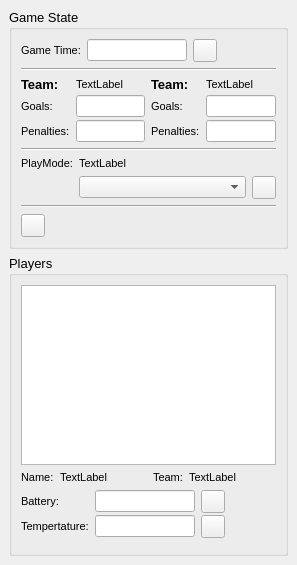
<?xml version="1.0" encoding="UTF-8"?>
<ui version="4.0">
 <class>SoccerControlFrame</class>
 <widget class="AttachableFrame" name="SoccerControlFrame">
  <property name="geometry">
   <rect>
    <x>0</x>
    <y>0</y>
    <width>297</width>
    <height>565</height>
   </rect>
  </property>
  <property name="windowTitle">
   <string>Frame</string>
  </property>
  <property name="whatsThis">
   <string>The soccer control frame can be used to monitor and control the state of a simspark soccer simulation.</string>
  </property>
  <layout class="QGridLayout" name="gridLayout_3">
   <property name="margin">
    <number>0</number>
   </property>
   <item row="0" column="0">
    <widget class="QWidget" name="widget_6" native="true">
     <layout class="QVBoxLayout" name="verticalLayout_5">
      <item>
       <widget class="QGroupBox" name="groupBox">
        <property name="font">
         <font>
          <pointsize>10</pointsize>
         </font>
        </property>
        <property name="title">
         <string>Game State</string>
        </property>
        <layout class="QVBoxLayout" name="verticalLayout">
         <item>
          <widget class="QWidget" name="widget_8" native="true">
           <property name="font">
            <font>
             <pointsize>8</pointsize>
            </font>
           </property>
           <layout class="QHBoxLayout" name="horizontalLayout_4">
            <property name="margin">
             <number>0</number>
            </property>
            <item>
             <widget class="QLabel" name="gameTimeHeaderLabel">
              <property name="font">
               <font>
                <pointsize>8</pointsize>
               </font>
              </property>
              <property name="text">
               <string>Game Time:</string>
              </property>
             </widget>
            </item>
            <item>
             <widget class="QLineEdit" name="gameTimeEdit">
              <property name="sizePolicy">
               <sizepolicy hsizetype="MinimumExpanding" vsizetype="Fixed">
                <horstretch>0</horstretch>
                <verstretch>0</verstretch>
               </sizepolicy>
              </property>
              <property name="minimumSize">
               <size>
                <width>100</width>
                <height>0</height>
               </size>
              </property>
              <property name="maximumSize">
               <size>
                <width>100</width>
                <height>16777215</height>
               </size>
              </property>
              <property name="toolTip">
               <string>Current game time.</string>
              </property>
             </widget>
            </item>
            <item>
             <widget class="QToolButton" name="gameTimeResetButton">
              <property name="toolTip">
               <string>Reset the game time.</string>
              </property>
              <property name="text">
               <string/>
              </property>
              <property name="icon">
               <iconset resource="../../imageresources.qrc">
                <normaloff>:/arrow_undo</normaloff>:/arrow_undo</iconset>
              </property>
             </widget>
            </item>
            <item>
             <spacer name="horizontalSpacer_2">
              <property name="orientation">
               <enum>Qt::Horizontal</enum>
              </property>
              <property name="sizeHint" stdset="0">
               <size>
                <width>59</width>
                <height>20</height>
               </size>
              </property>
             </spacer>
            </item>
           </layout>
          </widget>
         </item>
         <item>
          <widget class="Line" name="line_2">
           <property name="orientation">
            <enum>Qt::Horizontal</enum>
           </property>
          </widget>
         </item>
         <item>
          <widget class="QWidget" name="widget_3" native="true">
           <property name="font">
            <font>
             <pointsize>8</pointsize>
            </font>
           </property>
           <layout class="QHBoxLayout" name="horizontalLayout">
            <property name="margin">
             <number>0</number>
            </property>
            <item>
             <widget class="QWidget" name="widget" native="true">
              <property name="font">
               <font>
                <pointsize>8</pointsize>
               </font>
              </property>
              <layout class="QFormLayout" name="formLayout">
               <property name="verticalSpacing">
                <number>3</number>
               </property>
               <property name="margin">
                <number>0</number>
               </property>
               <item row="0" column="0">
                <widget class="QLabel" name="team1NameHeaderLabel">
                 <property name="font">
                  <font>
                   <pointsize>10</pointsize>
                   <weight>75</weight>
                   <bold>true</bold>
                  </font>
                 </property>
                 <property name="text">
                  <string>Team:</string>
                 </property>
                </widget>
               </item>
               <item row="0" column="1">
                <widget class="QLabel" name="team1NameLabel">
                 <property name="text">
                  <string>TextLabel</string>
                 </property>
                </widget>
               </item>
               <item row="1" column="0">
                <widget class="QLabel" name="team1GoalsHeaderLabel">
                 <property name="text">
                  <string>Goals:</string>
                 </property>
                </widget>
               </item>
               <item row="2" column="0">
                <widget class="QLabel" name="team1PenaltiesHeaderLabel">
                 <property name="text">
                  <string>Penalties:</string>
                 </property>
                </widget>
               </item>
               <item row="1" column="1">
                <widget class="QLineEdit" name="team1GoalsEdit">
                 <property name="toolTip">
                  <string>Golad of first team.</string>
                 </property>
                </widget>
               </item>
               <item row="2" column="1">
                <widget class="QLineEdit" name="team1PenaltiesEdit">
                 <property name="toolTip">
                  <string>Penalties of first team.</string>
                 </property>
                </widget>
               </item>
              </layout>
             </widget>
            </item>
            <item>
             <widget class="QWidget" name="widget_2" native="true">
              <layout class="QFormLayout" name="formLayout_2">
               <property name="verticalSpacing">
                <number>3</number>
               </property>
               <property name="margin">
                <number>0</number>
               </property>
               <item row="0" column="0">
                <widget class="QLabel" name="team2NameHeaderLabel">
                 <property name="font">
                  <font>
                   <pointsize>10</pointsize>
                   <weight>75</weight>
                   <bold>true</bold>
                  </font>
                 </property>
                 <property name="text">
                  <string>Team:</string>
                 </property>
                </widget>
               </item>
               <item row="0" column="1">
                <widget class="QLabel" name="team2NameLabel">
                 <property name="text">
                  <string>TextLabel</string>
                 </property>
                </widget>
               </item>
               <item row="1" column="0">
                <widget class="QLabel" name="team2GoalsHeaderLabel">
                 <property name="text">
                  <string>Goals:</string>
                 </property>
                </widget>
               </item>
               <item row="2" column="0">
                <widget class="QLabel" name="team2PenaltiesHeaderLabel">
                 <property name="text">
                  <string>Penalties:</string>
                 </property>
                </widget>
               </item>
               <item row="1" column="1">
                <widget class="QLineEdit" name="team2GoalsEdit">
                 <property name="toolTip">
                  <string>Goals of second team.</string>
                 </property>
                </widget>
               </item>
               <item row="2" column="1">
                <widget class="QLineEdit" name="team2PenaltiesEdit">
                 <property name="toolTip">
                  <string>Penalties of second team.</string>
                 </property>
                </widget>
               </item>
              </layout>
             </widget>
            </item>
           </layout>
          </widget>
         </item>
         <item>
          <widget class="Line" name="line">
           <property name="orientation">
            <enum>Qt::Horizontal</enum>
           </property>
          </widget>
         </item>
         <item>
          <widget class="QWidget" name="widget_4" native="true">
           <property name="font">
            <font>
             <pointsize>8</pointsize>
            </font>
           </property>
           <layout class="QGridLayout" name="gridLayout_4">
            <property name="margin">
             <number>0</number>
            </property>
            <item row="1" column="3">
             <widget class="QToolButton" name="playModeButton">
              <property name="toolTip">
               <string>Change the play mode.</string>
              </property>
              <property name="whatsThis">
               <string>Changes the current play mode to what is selected in the selection box.</string>
              </property>
              <property name="text">
               <string/>
              </property>
              <property name="icon">
               <iconset resource="../../imageresources.qrc">
                <normaloff>:/accept</normaloff>:/accept</iconset>
              </property>
             </widget>
            </item>
            <item row="1" column="2">
             <widget class="QComboBox" name="playModeComboBox">
              <property name="sizePolicy">
               <sizepolicy hsizetype="Expanding" vsizetype="Fixed">
                <horstretch>0</horstretch>
                <verstretch>0</verstretch>
               </sizepolicy>
              </property>
              <property name="toolTip">
               <string>Change the play mode.</string>
              </property>
              <property name="whatsThis">
               <string>Choose a play mode here and activate it with the button.</string>
              </property>
             </widget>
            </item>
            <item row="0" column="1">
             <widget class="QLabel" name="playModeHeaderLabel">
              <property name="sizePolicy">
               <sizepolicy hsizetype="Minimum" vsizetype="Preferred">
                <horstretch>0</horstretch>
                <verstretch>0</verstretch>
               </sizepolicy>
              </property>
              <property name="text">
               <string>PlayMode:</string>
              </property>
             </widget>
            </item>
            <item row="0" column="2">
             <widget class="QLabel" name="playModeLabel">
              <property name="text">
               <string>TextLabel</string>
              </property>
             </widget>
            </item>
           </layout>
          </widget>
         </item>
         <item>
          <widget class="Line" name="line_3">
           <property name="orientation">
            <enum>Qt::Horizontal</enum>
           </property>
          </widget>
         </item>
         <item>
          <widget class="QWidget" name="widget_5" native="true">
           <layout class="QHBoxLayout" name="horizontalLayout_2">
            <property name="spacing">
             <number>4</number>
            </property>
            <property name="margin">
             <number>0</number>
            </property>
            <item>
             <widget class="QToolButton" name="kickOffButton">
              <property name="toolTip">
               <string>Kickoff</string>
              </property>
              <property name="text">
               <string/>
              </property>
              <property name="icon">
               <iconset resource="../../imageresources.qrc">
                <normaloff>:/sport_soccer</normaloff>:/sport_soccer</iconset>
              </property>
             </widget>
            </item>
            <item>
             <spacer name="horizontalSpacer">
              <property name="orientation">
               <enum>Qt::Horizontal</enum>
              </property>
              <property name="sizeHint" stdset="0">
               <size>
                <width>40</width>
                <height>20</height>
               </size>
              </property>
             </spacer>
            </item>
           </layout>
          </widget>
         </item>
        </layout>
       </widget>
      </item>
      <item>
       <widget class="QGroupBox" name="groupBox_2">
        <property name="font">
         <font>
          <pointsize>10</pointsize>
         </font>
        </property>
        <property name="title">
         <string>Players</string>
        </property>
        <layout class="QVBoxLayout" name="verticalLayout_2">
         <item>
          <widget class="QWidget" name="widget_7" native="true">
           <layout class="QVBoxLayout" name="verticalLayout_4">
            <property name="margin">
             <number>0</number>
            </property>
            <item>
             <widget class="QListWidget" name="playersListWidget">
              <property name="font">
               <font>
                <pointsize>8</pointsize>
               </font>
              </property>
             </widget>
            </item>
            <item>
             <widget class="QWidget" name="widget_9" native="true">
              <property name="font">
               <font>
                <pointsize>8</pointsize>
               </font>
              </property>
              <layout class="QGridLayout" name="gridLayout">
               <property name="margin">
                <number>0</number>
               </property>
               <item row="0" column="0">
                <widget class="QLabel" name="agentNameHeaderLabel">
                 <property name="sizePolicy">
                  <sizepolicy hsizetype="Minimum" vsizetype="Preferred">
                   <horstretch>0</horstretch>
                   <verstretch>0</verstretch>
                  </sizepolicy>
                 </property>
                 <property name="text">
                  <string>Name:</string>
                 </property>
                </widget>
               </item>
               <item row="0" column="2">
                <widget class="QLabel" name="agentTeamHeaderLabel">
                 <property name="text">
                  <string>Team:</string>
                 </property>
                </widget>
               </item>
               <item row="0" column="3">
                <widget class="QLabel" name="agentTeamLabel">
                 <property name="sizePolicy">
                  <sizepolicy hsizetype="MinimumExpanding" vsizetype="Preferred">
                   <horstretch>0</horstretch>
                   <verstretch>0</verstretch>
                  </sizepolicy>
                 </property>
                 <property name="text">
                  <string>TextLabel</string>
                 </property>
                </widget>
               </item>
               <item row="0" column="1">
                <widget class="QLabel" name="agentNameLabel">
                 <property name="sizePolicy">
                  <sizepolicy hsizetype="MinimumExpanding" vsizetype="Preferred">
                   <horstretch>0</horstretch>
                   <verstretch>0</verstretch>
                  </sizepolicy>
                 </property>
                 <property name="text">
                  <string>TextLabel</string>
                 </property>
                </widget>
               </item>
              </layout>
             </widget>
            </item>
           </layout>
          </widget>
         </item>
         <item>
          <widget class="QWidget" name="widget_10" native="true">
           <property name="font">
            <font>
             <pointsize>8</pointsize>
            </font>
           </property>
           <layout class="QGridLayout" name="gridLayout_2">
            <property name="verticalSpacing">
             <number>2</number>
            </property>
            <property name="margin">
             <number>0</number>
            </property>
            <item row="0" column="0">
             <widget class="QLabel" name="batteryHeaderLabel">
              <property name="text">
               <string>Battery:</string>
              </property>
             </widget>
            </item>
            <item row="0" column="3">
             <widget class="QToolButton" name="resetBatteryButton">
              <property name="text">
               <string/>
              </property>
              <property name="icon">
               <iconset resource="../../imageresources.qrc">
                <normaloff>:/arrow_undo</normaloff>:/arrow_undo</iconset>
              </property>
             </widget>
            </item>
            <item row="0" column="4">
             <spacer name="horizontalSpacer_3">
              <property name="orientation">
               <enum>Qt::Horizontal</enum>
              </property>
              <property name="sizeHint" stdset="0">
               <size>
                <width>40</width>
                <height>20</height>
               </size>
              </property>
             </spacer>
            </item>
            <item row="0" column="1">
             <widget class="QLineEdit" name="batteryEdit">
              <property name="sizePolicy">
               <sizepolicy hsizetype="MinimumExpanding" vsizetype="Fixed">
                <horstretch>100</horstretch>
                <verstretch>0</verstretch>
               </sizepolicy>
              </property>
              <property name="minimumSize">
               <size>
                <width>100</width>
                <height>0</height>
               </size>
              </property>
             </widget>
            </item>
            <item row="1" column="0">
             <widget class="QLabel" name="temperatureHeaderLabel">
              <property name="text">
               <string>Tempertature:</string>
              </property>
             </widget>
            </item>
            <item row="1" column="1">
             <widget class="QLineEdit" name="temperatureEdit">
              <property name="sizePolicy">
               <sizepolicy hsizetype="MinimumExpanding" vsizetype="Fixed">
                <horstretch>100</horstretch>
                <verstretch>0</verstretch>
               </sizepolicy>
              </property>
              <property name="minimumSize">
               <size>
                <width>100</width>
                <height>0</height>
               </size>
              </property>
             </widget>
            </item>
            <item row="1" column="3">
             <widget class="QToolButton" name="resetTemperatureButton">
              <property name="text">
               <string/>
              </property>
              <property name="icon">
               <iconset resource="../../imageresources.qrc">
                <normaloff>:/arrow_undo</normaloff>:/arrow_undo</iconset>
              </property>
             </widget>
            </item>
            <item row="1" column="4">
             <spacer name="horizontalSpacer_4">
              <property name="orientation">
               <enum>Qt::Horizontal</enum>
              </property>
              <property name="sizeHint" stdset="0">
               <size>
                <width>256</width>
                <height>20</height>
               </size>
              </property>
             </spacer>
            </item>
           </layout>
          </widget>
         </item>
         <item>
          <widget class="QWidget" name="widget_11" native="true">
           <layout class="QHBoxLayout" name="horizontalLayout_6">
            <property name="margin">
             <number>0</number>
            </property>
           </layout>
          </widget>
         </item>
        </layout>
       </widget>
      </item>
     </layout>
    </widget>
   </item>
  </layout>
 </widget>
 <customwidgets>
  <customwidget>
   <class>AttachableFrame</class>
   <extends>QWidget</extends>
   <header>attachableframe.h</header>
   <container>1</container>
  </customwidget>
 </customwidgets>
 <resources>
  <include location="../../imageresources.qrc"/>
 </resources>
 <connections>
  <connection>
   <sender>gameTimeEdit</sender>
   <signal>editingFinished()</signal>
   <receiver>SoccerControlFrame</receiver>
   <slot>editGameTime()</slot>
   <hints>
    <hint type="sourcelabel">
     <x>95</x>
     <y>48</y>
    </hint>
    <hint type="destinationlabel">
     <x>-4</x>
     <y>31</y>
    </hint>
   </hints>
  </connection>
  <connection>
   <sender>gameTimeResetButton</sender>
   <signal>clicked()</signal>
   <receiver>SoccerControlFrame</receiver>
   <slot>resetGameTime()</slot>
   <hints>
    <hint type="sourcelabel">
     <x>205</x>
     <y>45</y>
    </hint>
    <hint type="destinationlabel">
     <x>301</x>
     <y>30</y>
    </hint>
   </hints>
  </connection>
  <connection>
   <sender>team1GoalsEdit</sender>
   <signal>editingFinished()</signal>
   <receiver>SoccerControlFrame</receiver>
   <slot>editTeam1Goals()</slot>
   <hints>
    <hint type="sourcelabel">
     <x>80</x>
     <y>103</y>
    </hint>
    <hint type="destinationlabel">
     <x>-7</x>
     <y>85</y>
    </hint>
   </hints>
  </connection>
  <connection>
   <sender>team2GoalsEdit</sender>
   <signal>editingFinished()</signal>
   <receiver>SoccerControlFrame</receiver>
   <slot>editTeam2Goals()</slot>
   <hints>
    <hint type="sourcelabel">
     <x>242</x>
     <y>108</y>
    </hint>
    <hint type="destinationlabel">
     <x>302</x>
     <y>91</y>
    </hint>
   </hints>
  </connection>
  <connection>
   <sender>team1PenaltiesEdit</sender>
   <signal>editingFinished()</signal>
   <receiver>SoccerControlFrame</receiver>
   <slot>editTeam1Penalties()</slot>
   <hints>
    <hint type="sourcelabel">
     <x>94</x>
     <y>126</y>
    </hint>
    <hint type="destinationlabel">
     <x>-3</x>
     <y>113</y>
    </hint>
   </hints>
  </connection>
  <connection>
   <sender>team2PenaltiesEdit</sender>
   <signal>editingFinished()</signal>
   <receiver>SoccerControlFrame</receiver>
   <slot>editTeam2Penalties()</slot>
   <hints>
    <hint type="sourcelabel">
     <x>265</x>
     <y>118</y>
    </hint>
    <hint type="destinationlabel">
     <x>300</x>
     <y>118</y>
    </hint>
   </hints>
  </connection>
  <connection>
   <sender>playModeComboBox</sender>
   <signal>currentIndexChanged(int)</signal>
   <receiver>SoccerControlFrame</receiver>
   <slot>selectPlayMode(int)</slot>
   <hints>
    <hint type="sourcelabel">
     <x>104</x>
     <y>171</y>
    </hint>
    <hint type="destinationlabel">
     <x>-1</x>
     <y>166</y>
    </hint>
   </hints>
  </connection>
  <connection>
   <sender>playModeButton</sender>
   <signal>clicked()</signal>
   <receiver>SoccerControlFrame</receiver>
   <slot>changePlayMode()</slot>
   <hints>
    <hint type="sourcelabel">
     <x>264</x>
     <y>183</y>
    </hint>
    <hint type="destinationlabel">
     <x>301</x>
     <y>166</y>
    </hint>
   </hints>
  </connection>
  <connection>
   <sender>kickOffButton</sender>
   <signal>clicked(bool)</signal>
   <receiver>SoccerControlFrame</receiver>
   <slot>kickOff()</slot>
   <hints>
    <hint type="sourcelabel">
     <x>32</x>
     <y>216</y>
    </hint>
    <hint type="destinationlabel">
     <x>-5</x>
     <y>204</y>
    </hint>
   </hints>
  </connection>
  <connection>
   <sender>playersListWidget</sender>
   <signal>currentRowChanged(int)</signal>
   <receiver>SoccerControlFrame</receiver>
   <slot>selectPlayer(int)</slot>
   <hints>
    <hint type="sourcelabel">
     <x>40</x>
     <y>351</y>
    </hint>
    <hint type="destinationlabel">
     <x>-3</x>
     <y>272</y>
    </hint>
   </hints>
  </connection>
  <connection>
   <sender>batteryEdit</sender>
   <signal>editingFinished()</signal>
   <receiver>SoccerControlFrame</receiver>
   <slot>editBattery()</slot>
   <hints>
    <hint type="sourcelabel">
     <x>125</x>
     <y>503</y>
    </hint>
    <hint type="destinationlabel">
     <x>-2</x>
     <y>485</y>
    </hint>
   </hints>
  </connection>
  <connection>
   <sender>resetBatteryButton</sender>
   <signal>clicked()</signal>
   <receiver>SoccerControlFrame</receiver>
   <slot>resetBattery()</slot>
   <hints>
    <hint type="sourcelabel">
     <x>207</x>
     <y>503</y>
    </hint>
    <hint type="destinationlabel">
     <x>298</x>
     <y>490</y>
    </hint>
   </hints>
  </connection>
  <connection>
   <sender>temperatureEdit</sender>
   <signal>editingFinished()</signal>
   <receiver>SoccerControlFrame</receiver>
   <slot>editTemperature()</slot>
   <hints>
    <hint type="sourcelabel">
     <x>106</x>
     <y>531</y>
    </hint>
    <hint type="destinationlabel">
     <x>-3</x>
     <y>525</y>
    </hint>
   </hints>
  </connection>
  <connection>
   <sender>resetTemperatureButton</sender>
   <signal>clicked()</signal>
   <receiver>SoccerControlFrame</receiver>
   <slot>resetTemperature()</slot>
   <hints>
    <hint type="sourcelabel">
     <x>211</x>
     <y>531</y>
    </hint>
    <hint type="destinationlabel">
     <x>301</x>
     <y>527</y>
    </hint>
   </hints>
  </connection>
 </connections>
 <slots>
  <slot>editGameTime()</slot>
  <slot>editTeam1Goals()</slot>
  <slot>editTeam2Goals()</slot>
  <slot>editTeam1Penalties()</slot>
  <slot>editTeam2Penalties()</slot>
  <slot>selectPlayMode(int)</slot>
  <slot>changePlayMode()</slot>
  <slot>kickOff()</slot>
  <slot>clearPlayers()</slot>
  <slot>selectPlayer(int)</slot>
  <slot>editBattery()</slot>
  <slot>editTemperature()</slot>
  <slot>resetGameTime()</slot>
  <slot>resetBattery()</slot>
  <slot>resetTemperature()</slot>
 </slots>
</ui>
